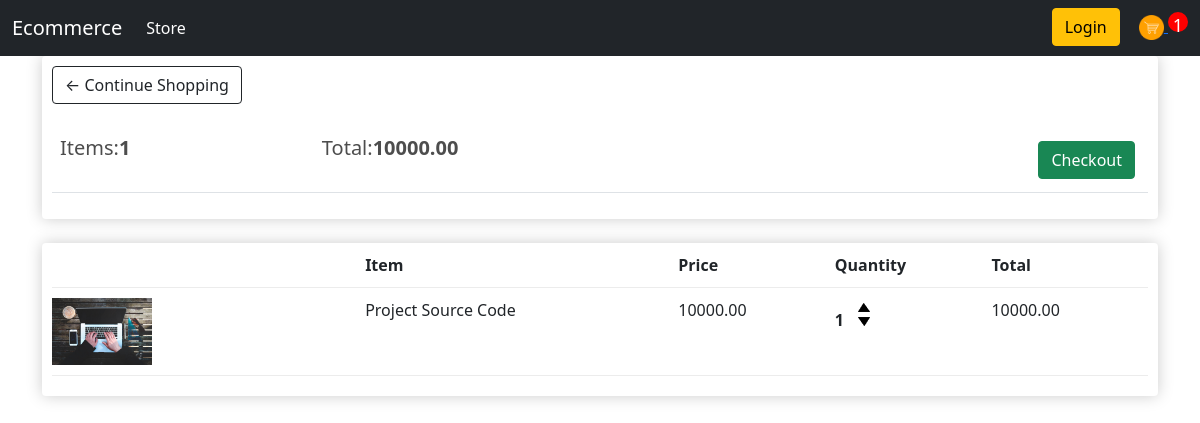
The page /cart/ (signed in) on the database as committed earlier.
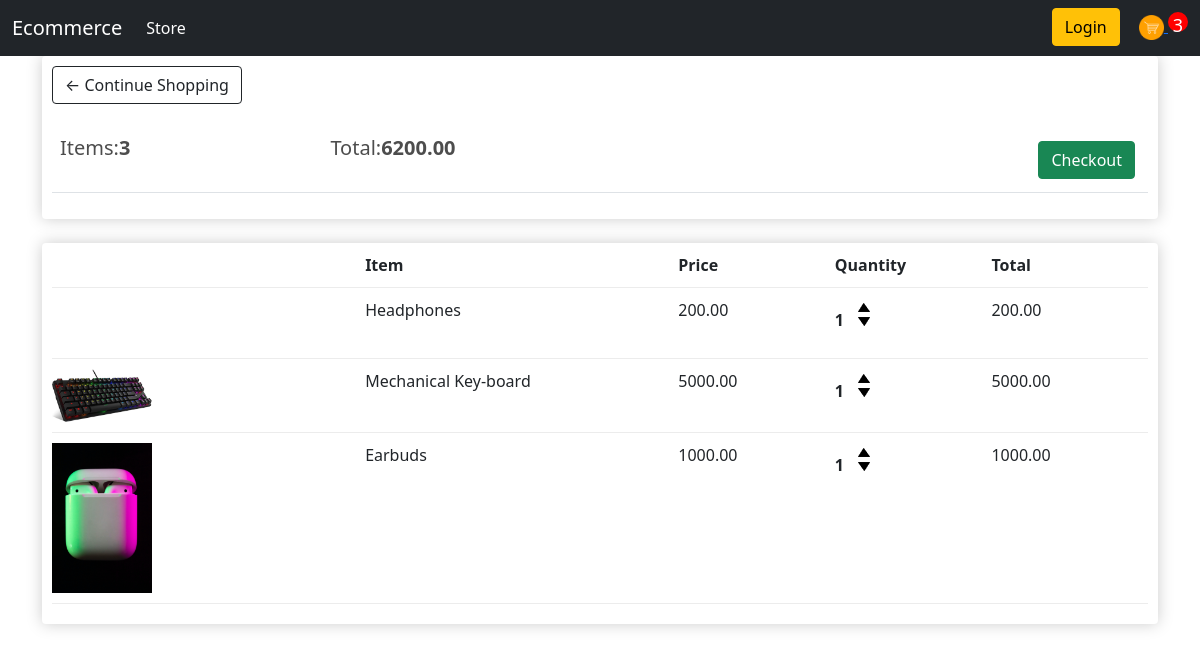
The same page on the database as committed later.
### store/models.py (models this page shows, shortened)
class Order(models.Model):
    customer = models.ForeignKey(Customer,on_delete=models.SET_NULL, null=True,blank=True)
    date_ordered = models.DateTimeField(auto_now_add=True)
    complete = models.BooleanField(default=False,null=True, blank=False)
    transaction_id = models.CharField(max_length=100, null = True)
    @property
    def get_cart_total(self):
        orderitems = self.orderitem_set.all()
        total = sum([item.get_total for item in orderitems])
        return total
    @property
    def get_cart_items(self):
        orderitems = self.orderitem_set.all()
        total = sum([item.quantity for item in orderitems])
        return total

class OrderItem(models.Model):
    product = models.ForeignKey(Product,on_delete=models.SET_NULL, null=True)
    order = models.ForeignKey(Order,on_delete=models.SET_NULL,null=True)
    quantity = models.IntegerField(default=0, null=True,blank=True)
    date_added = models.DateTimeField(auto_now_add=True)
    @property
    def get_total(self):
        total = self.product.price * self.quantity
        return total

class Product(models.Model):
    name = models.CharField(max_length=200, null=True)
    price = models.DecimalField(max_digits=7,decimal_places=2)
    digital = models.BooleanField(default=False,null=True,blank=False)
    image = models.ImageField(null=True,blank=True)
    @property
    def imageURL(self):
        try:
            url = self.image.url
        except:
            url = ''
        return url

### store/views.py (the view)
# urls.py: path('cart/',views.cart,name='cart'),
def cart(request):
    if request.user.is_authenticated:
        customer = request.user.customer
        order, created = Order.objects.get_or_create(customer=customer,complete=False)
        items = order.orderitem_set.all()
        cartItems = order.get_cart_items
    else:
        cookieData = cookieCart(request)
        items = cookieData['items']
        order = cookieData['order']
        cartItems = cookieData['cartItems']
    context ={'items':items,'order':order,'cartItems':cartItems}
    return render(request,'store/cart.html',context)

### store/templates/store/cart.html
{%extends 'store/main.html'%}
{%load static%}
{%block content%}
    <div class="row">
        <div class="col-lg-12">
            <div class="box-element">
                <a class="btn btn-outline-dark" href="{%url 'store'%}">&#x2190; Continue Shopping</a>
                <br>
                <br>
                <table class="table">
                    <tr>
                        <th><h5>Items:<strong>{{order.get_cart_items}}</strong></h5></th>
                        <th><h5>Total:<strong>{{order.get_cart_total|floatformat:2}}</strong></h5></th>
                        <th>
                            <a style="float:right; margin:5px" class="btn btn-success" href="{% url 'checkout'%}">Checkout</a>
                        </th>
                    </tr>
                </table>
            </div>
            <br>
            <div class="box-element">
                <div class="cart-row">
                    <div style="flex:2"></div>
                    <div style="flex:2"><strong>Item</strong></div>
                    <div style="flex:1"><strong>Price</strong></div>
                    <div style="flex:1"><strong>Quantity</strong></div>
                    <div style="flex:1"><strong>Total</strong></div>
                </div>
                {%for item in items%}
                <div class="cart-row">
                    <div style="flex:2"><img class="row-image" src="{{item.product.imageURL}}" alt=""></div>
                    <div style="flex:2">{{item.product.name}}</div>
                    <div style="flex:1">{{item.product.price|floatformat:2}}</div>
                    <div style="flex:1">
                        <p class="quantity">{{item.quantity}}</p>
                        <div class="quantity">
                            <img data-product={{item.product.id}} data-action="add" class="chg-quantity update-cart" src="{%static 'images/arrow-up.png'%}">
                            <img data-product={{item.product.id}} data-action="remove" class="chg-quantity update-cart" src="{%static 'images/arrow-down.png'%}">
                        </div>
                    </div>
                    <div style="flex:1">{{item.get_total|floatformat:2}}</div>
                </div>
                {%endfor%}
            </div>
        </div>
    </div>
{%endblock%}

### store/templates/store/main.html (shortened to what this page needs)
<!DOCTYPE html>
{% load static %}
<html lang="en">
<head>
    <link rel="stylesheet" href="{%static 'css/main.css'%}">
    <link href="https://cdn.jsdelivr.net/npm/bootstrap@5.0.0-beta3/dist/css/bootstrap.min.css" rel="stylesheet">
</head>
<body>
    <nav class="navbar navbar-expand-lg navbar-dark bg-dark">
        <div class="container-fluid">
          <a class="navbar-brand" href="{%url 'store'%}">Ecommerce</a>
          <div class="collapse navbar-collapse" id="navbarSupportedContent">
            <ul class="navbar-nav me-auto mb-2 mb-lg-0">
              <li class="nav-item">
                <a class="nav-link active" aria-current="page" href="{%url 'store'%}"
                  >Store</a
                >
              </li>
            </ul>
            <div class="form-inline my-2 my-lg-0">
              <a href="#" class="btn btn-warning">Login</a>
              <a href="{%url 'cart'%}">
                <img
                  class="mr-sm-2"
                  id="cart-icon"
                  src="{%static 'images/cart1.png'%}"
                  alt="cart"
                />
              </a>
              <p id="cart-total">{{cartItems}}</p>
            </div>
          </div>
        </div>
      </nav>
    <div class="container">
        {%block content%}
        {%endblock%}
    </div>
</body>
</html>

### static/css/main.css (style rules this page uses)
body { background-color: hsl(0, 0%, 98%); }
h1,h2,h3,h4,h5,h6 { color:hsl(0, 0%, 30%); }
.box-element { box-shadow:hsl(0, 0%, 80%) 0 0 16px; background-color: #fff; border-radius: 4px; padding: 10px; }
.bg-dark { background-color: #4f868c!important; }
#cart-icon { width:25px; display: inline-block; margin-left: 15px; }
#cart-total { display: inline-block; text-align: center; color:#fff; background-color: red; width: 20px; height: 20px; border-radius: 50%; font-size: 18px; }
.col-lg-4, .col-lg-6, .col-lg-8, .col-lg-12 { margin-top: 10px; }
.row-image { width: 100px; }
.cart-row { display: flex; align-items: flex-stretch; padding-bottom: 10px; margin-bottom: 10px; border-bottom: 1px solid #ececec; }
.quantity { display: inline-block; font-weight: 700; padding-right:10px; }
.chg-quantity { width: 12px; cursor: pointer; display: block; margin-top: 5px; transition:.1s; }

Rows that differ between the two databases and show on the page:
removed Order: get_cart_items "1", get_cart_total "10000.00"
removed OrderItem: product.imageURL (picture), product.name "Project Source Code", product.price "10000.00", quantity "1", get_total "10000.00"
added Order: get_cart_items "3", get_cart_total "6200.00"
added OrderItem: product.name "Headphones", product.price "200.00", quantity "1", get_total "200.00"
added OrderItem: product.imageURL (picture), product.name "Mechanical Key-board", product.price "5000.00", quantity "1", get_total "5000.00"
added OrderItem: product.imageURL (picture), product.name "Earbuds", product.price "1000.00", quantity "1", get_total "1000.00"
Other text that changed with them:
{{ cartItems }}: "1" → "3"
